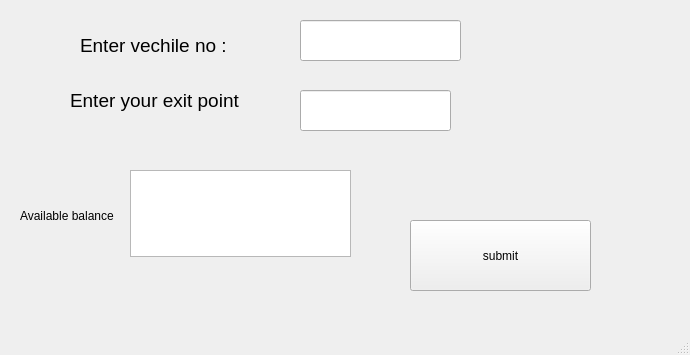
<?xml version="1.0" encoding="UTF-8"?>
<ui version="4.0">
 <class>MainWindow</class>
 <widget class="QMainWindow" name="MainWindow">
  <property name="geometry">
   <rect>
    <x>0</x>
    <y>0</y>
    <width>690</width>
    <height>355</height>
   </rect>
  </property>
  <property name="windowTitle">
   <string>MainWindow</string>
  </property>
  <widget class="QWidget" name="centralwidget">
   <widget class="QLabel" name="label">
    <property name="geometry">
     <rect>
      <x>70</x>
      <y>70</y>
      <width>231</width>
      <height>61</height>
     </rect>
    </property>
    <property name="text">
     <string>&lt;html&gt;&lt;head/&gt;&lt;body&gt;&lt;p&gt;&lt;span style=&quot; font-size:14pt;&quot;&gt;Enter your exit point&lt;/span&gt;&lt;/p&gt;&lt;/body&gt;&lt;/html&gt;</string>
    </property>
   </widget>
   <widget class="QLineEdit" name="lineEdit">
    <property name="geometry">
     <rect>
      <x>300</x>
      <y>90</y>
      <width>151</width>
      <height>41</height>
     </rect>
    </property>
   </widget>
   <widget class="QPushButton" name="pushButton">
    <property name="geometry">
     <rect>
      <x>410</x>
      <y>220</y>
      <width>181</width>
      <height>71</height>
     </rect>
    </property>
    <property name="text">
     <string>submit</string>
    </property>
   </widget>
   <widget class="QTextEdit" name="textEdit">
    <property name="geometry">
     <rect>
      <x>130</x>
      <y>170</y>
      <width>221</width>
      <height>87</height>
     </rect>
    </property>
   </widget>
   <widget class="QLabel" name="label_2">
    <property name="geometry">
     <rect>
      <x>20</x>
      <y>190</y>
      <width>101</width>
      <height>51</height>
     </rect>
    </property>
    <property name="text">
     <string>Available balance</string>
    </property>
   </widget>
   <widget class="QLabel" name="label_3">
    <property name="geometry">
     <rect>
      <x>80</x>
      <y>30</y>
      <width>191</width>
      <height>31</height>
     </rect>
    </property>
    <property name="text">
     <string>&lt;html&gt;&lt;head/&gt;&lt;body&gt;&lt;p&gt;&lt;span style=&quot; font-size:14pt;&quot;&gt;Enter vechile no :&lt;/span&gt;&lt;/p&gt;&lt;/body&gt;&lt;/html&gt;</string>
    </property>
   </widget>
   <widget class="QLineEdit" name="lineEdit_2">
    <property name="geometry">
     <rect>
      <x>300</x>
      <y>20</y>
      <width>161</width>
      <height>41</height>
     </rect>
    </property>
   </widget>
  </widget>
  <widget class="QStatusBar" name="statusbar"/>
 </widget>
 <resources/>
 <connections/>
</ui>
